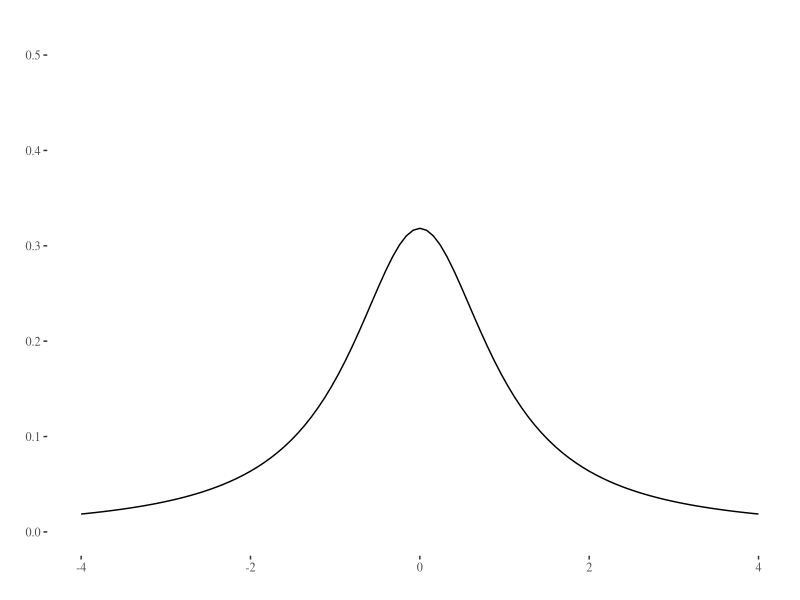
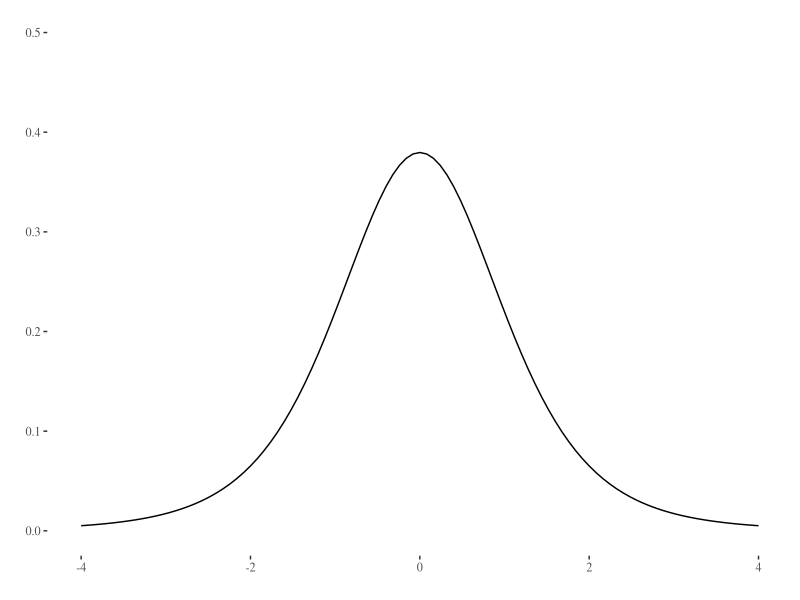
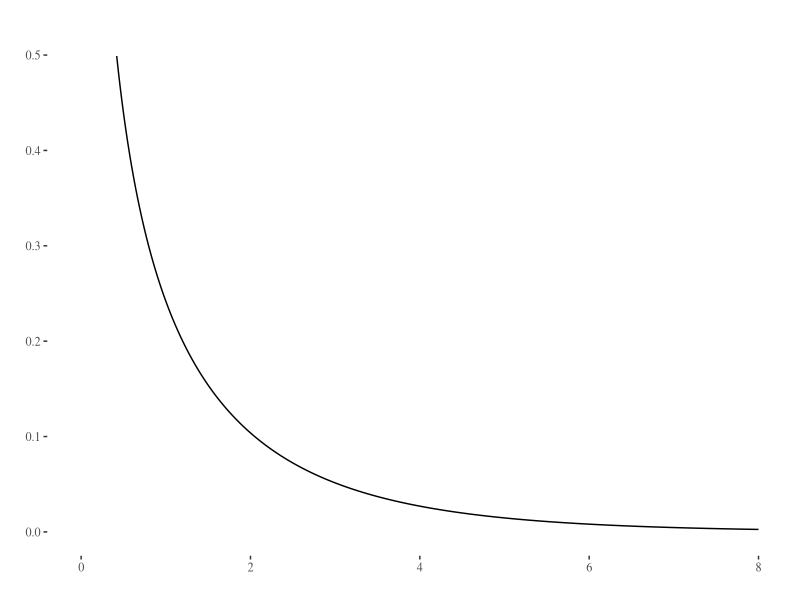
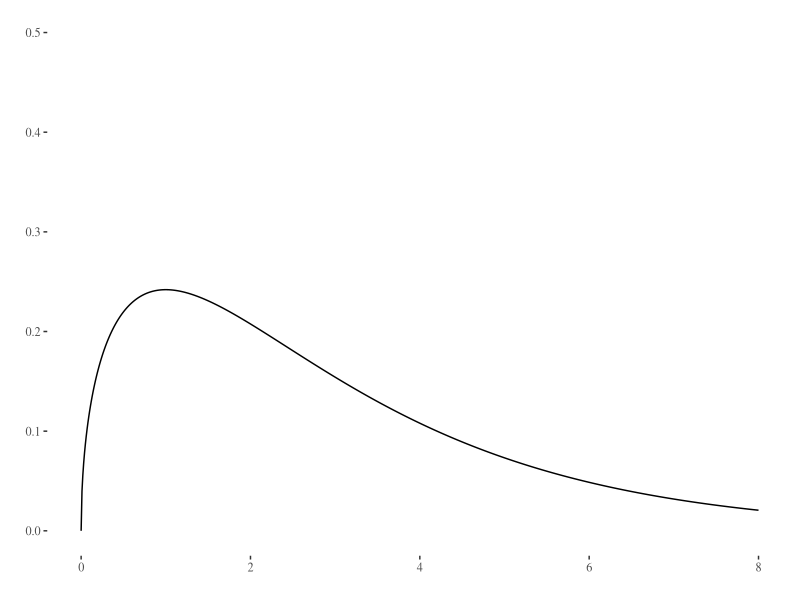
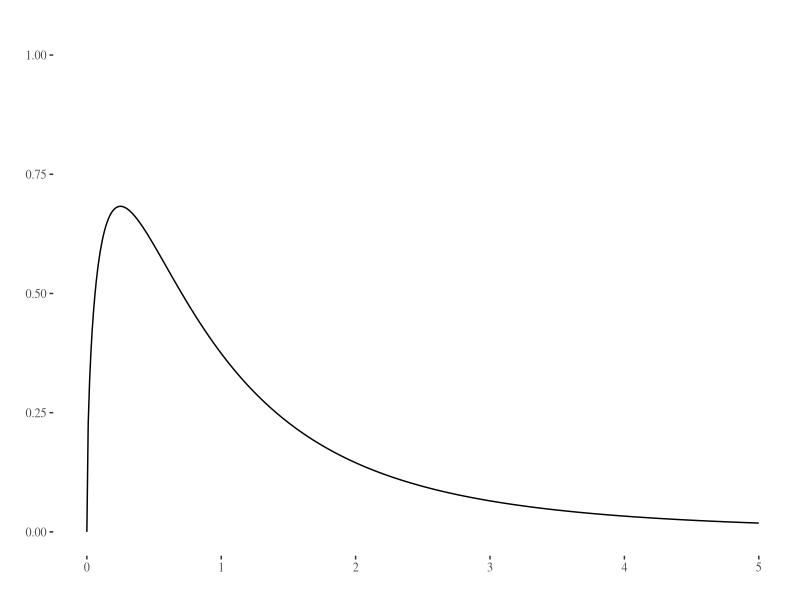
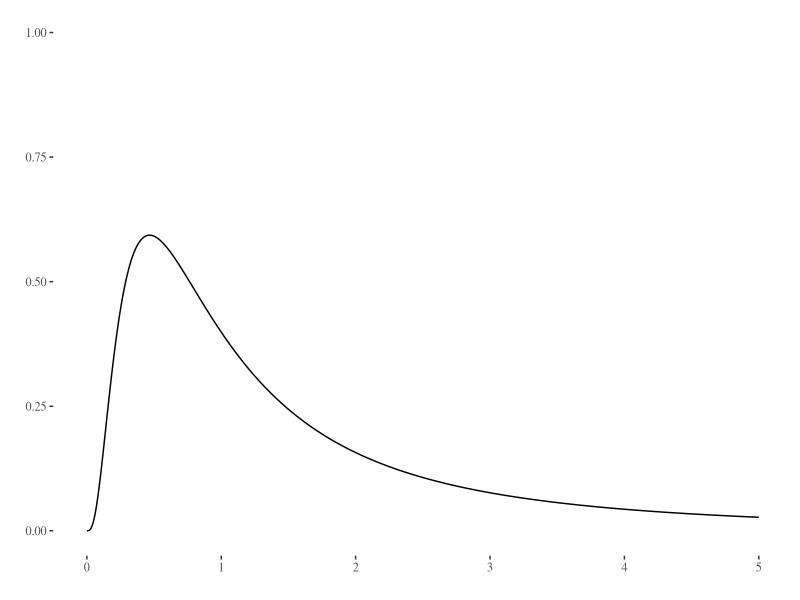

Reproduce these figures in R, in order. (Note: this script raises an error after producing the figures.)
## ---- chunk 1
library(tidyverse)
library(tufte)

# invalidate cache when the tufte version changes
knitr::opts_chunk$set(cache.extra = packageVersion('tufte'))
options(htmltools.dir.version = FALSE)

knitr::opts_chunk$set(echo = TRUE,                 # Rコードを出力する
                      warning = FALSE,             # Rの警告を抑止する
                      fig_caption = TRUE,
                      fig.align = 'center',        # 図を中央揃えにする
                      attr.source='.numberLines'   # Rコードに行番号表示
                      )

# tufte packageでは、余白に図などを表示させる制御があるためfig.posによる
# 図表位置の固定はできません。また、見出しは節レベル（level 2）までです。
if (knitr::is_latex_output()) {
  knitr::opts_chunk$set(dev = "cairo_pdf",       # 図の出力にPDFデバイスを使う
                        dev.args = list(family = "Source Han Code JP"),
                                                 # 図のフォントを指定する
                        tinytex.verbose = TRUE   # デバッグ用メッセージを出力
                        )
}

df_print <- function(df = NULL,             # 表示させたいデータをフレームを指定
                     n = 3L,                # 省略表示時の行数
                     caption = NULL,        # 表見出しを指定
                     booktabs = TRUE,       # FALSEで縦罫線を描画
                     font_size = NULL,      # 表内文字のフォントサイズ
                     position = "center",   # 表の横位置
                     full_width = FALSE,    # TRUEで幅いっぱいに拡大表示
                     scale_down = FALSE,    # TRUEで横幅に収まるよう縮小表示
                     all = FALSE,           # TRUEですべてのデータを表示
                     head_tail = FALSE,     # TRUEで先頭・末尾をn行ずつ表示
                     ...) {                 # kableExtra::kblに渡す引数
  if (!is.null(df)) {
    if (knitr::is_latex_output()) {
      if (scale_down == FALSE) {
        # latex_option = c("striped", "HOLD_position")
        latex_option = c("striped")
      } else {
        # latex_option = c("striped", "HOLD_position", "scale_down")
        latex_option = c("striped", "scale_down")
      }
      if (all == FALSE) {
        df <- df %>% 
          psych::headTail(top = n,
                          bottom = dplyr::if_else(head_tail == FALSE, 0L, n))
      }
      df %>% 
        kableExtra::kbl(caption  = caption, booktabs = booktabs, ...) %>%
        kableExtra::kable_styling(font_size = font_size, position = position,
                                  full_width = full_width,
                                  latex_options = latex_option)
    } else {   # 出力タイプ不明の場合
      rmarkdown::paged_table(df)
    }
  }
}

n <- 5000000    # 5,000,000
times <- c(1:20)     # 試行回数
## ---- chunk 2
ft <- function(i = NA, n = 5000000, num = 2) {
  x <- rt(n = n, df = 1)
  y <- rt(n = n, df = 5)
  df <- data.frame(no = i,
                   var.x = var(x), var.y = var(y),
                   var.xy = var((x + y) / num), var.sum = (var(x / num) + var(y / num)),
                   cov2 = cov(x / num, y / num) * 2)
  df <- cor.test(x, y) %>% broom::tidy() %>% dplyr::bind_cols(df)
  return(df)
}
## ---- chunk 3
x <- seq(from = -4, to = 4, len = 101)

data.frame(x = x, y = dt(x, df = 1)) %>% 
  ggplot2::ggplot() + 
    ggplot2::geom_path(ggplot2::aes(x = x, y = y)) +
    ggplot2::labs(title = "", x = "", y = "") + ggplot2::lims(y = c(0, 0.5)) +
    ggthemes::theme_tufte()

data.frame(x = x, y = dt(x, df = 5)) %>% 
  ggplot2::ggplot() + 
    ggplot2::geom_path(ggplot2::aes(x = x, y = y)) +
    ggplot2::labs(x = "", y = "") + ggplot2::lims(y = c(0, 0.5)) +
    ggthemes::theme_tufte()

## ---- chunk 4
df <- data.frame()
for (i in times) {
  df <- dplyr::bind_rows(df, ft(i))
}

df <- df %>% 
  dplyr::mutate(var.diff = var.xy - var.sum, var.rate = var.xy / var.sum)
## ---- chunk 5
df %>% 
  # dplyr::filter(p.value >= 0.05) %>% 
  dplyr::select(No = no, `相関係数` = estimate, `p値` = p.value,
                `標本x` = var.x, `標本y` = var.y,
                `加法1` = var.xy, `加法2` = var.sum, `差異` = var.diff, 
                `加法1/加法2` = var.rate, cov2) %>% 
  df_print(caption = "計算結果",
           scale_down = TRUE, all = TRUE)
## ---- chunk 6
fchisq <- function(i = NA, n = 5000000, num = 2) {
  x <- rchisq(n = n, df = 1)
  y <- rchisq(n = n, df = 3)
  df <- data.frame(no = i,
                   var.x = var(x), var.y = var(y),
                   var.xy = var((x + y) / num), var.sum = (var(x / num) + var(y / num)),
                   cov2 = cov(x / num, y / num) * 2)
  df <- cor.test(x, y) %>% broom::tidy() %>% dplyr::bind_cols(df)
  return(df)
}
## ---- chunk 7
x <- seq(from = 0, to = 8, len = 801)

data.frame(x = x, y = dchisq(x, df = 1)) %>% 
  ggplot2::ggplot() + 
    ggplot2::geom_path(ggplot2::aes(x = x, y = y)) +
    ggplot2::labs(title = "", x = "", y = "") + ggplot2::lims(y = c(0, 0.5)) +
    ggthemes::theme_tufte()

data.frame(x = x, y = dchisq(x, df = 3)) %>% 
  ggplot2::ggplot() + 
    ggplot2::geom_path(ggplot2::aes(x = x, y = y)) +
    ggplot2::labs(x = "", y = "") + ggplot2::lims(y = c(0, 0.5)) +
    ggthemes::theme_tufte()

## ---- chunk 8
df %>% 
  # dplyr::filter(p.value >= 0.05) %>% 
  dplyr::select(No = no, `相関係数` = estimate, `p値` = p.value,
                `標本x` = var.x, `標本y` = var.y,
                `加法1` = var.xy, `加法2` = var.sum, `差異` = var.diff, 
                `加法1/加法2` = var.rate, cov2) %>% 
  df_print(caption = "計算結果",
           scale_down = TRUE, all = TRUE)
## ---- chunk 9
ff <- function(i = NA, n = 5000000, num = 2) {
  x <- rf(n = n, df1 = 3, df2 = 6)
  y <- rf(n = n, df1 = 9, df2 = 3)
  df <- data.frame(no = i,
                   var.x = var(x), var.y = var(y),
                   var.xy = var((x + y) / num), var.sum = (var(x / num) + var(y / num)),
                   cov2 = cov(x / num, y / num) * 2)
  df <- cor.test(x, y) %>% broom::tidy() %>% dplyr::bind_cols(df)
  return(df)
}
## ---- chunk 10
x <- seq(from = 0, to = 5, len = 501)

data.frame(x = x, y = df(x, df1 = 3, df2 = 6)) %>% 
  ggplot2::ggplot() + 
    ggplot2::geom_path(ggplot2::aes(x = x, y = y)) +
    ggplot2::labs(title = "", x = "", y = "") + ggplot2::lims(y = c(0, 1.0)) +
    ggthemes::theme_tufte()

data.frame(x = x, y = df(x, df1 = 9, df2 = 3)) %>% 
  ggplot2::ggplot() + 
    ggplot2::geom_path(ggplot2::aes(x = x, y = y)) +
    ggplot2::labs(x = "", y = "") + ggplot2::lims(y = c(0, 1.0)) +
    ggthemes::theme_tufte()

## ---- chunk 11
df <- data.frame()
for (i in times) {
  df <- dplyr::bind_rows(df, ff(i))
}

df <- df %>% 
  dplyr::mutate(var.diff = var.xy - var.sum, var.rate = var.xy / var.sum)

# x <- rf(n = n, df1 = 1, df2 = 1)
# y <- rf(n = n, df1 = 3, df2 = 5)
# data.frame(x = x, y = y) %>% 
#   ggplot2::ggplot(ggplot2::aes(x = x, y = y)) +
#     ggplot2::geom_point()
## ---- chunk 12
df %>% 
  # dplyr::filter(p.value >= 0.05) %>% 
  dplyr::select(No = no, `相関係数` = estimate, `p値` = p.value,
                `標本x` = var.x, `標本y` = var.y,
                `加法1` = var.xy, `加法2` = var.sum, `差異` = var.diff, 
                `加法1/加法2` = var.rate, cov2) %>% 
  df_print(caption = "計算結果",
           scale_down = TRUE, all = TRUE)
## ---- chunk 13
# create a bib file for the R packages used in this document
knitr::write_bib(c('base', 'rmarkdown'), file = './bib/skeleton.bib')
